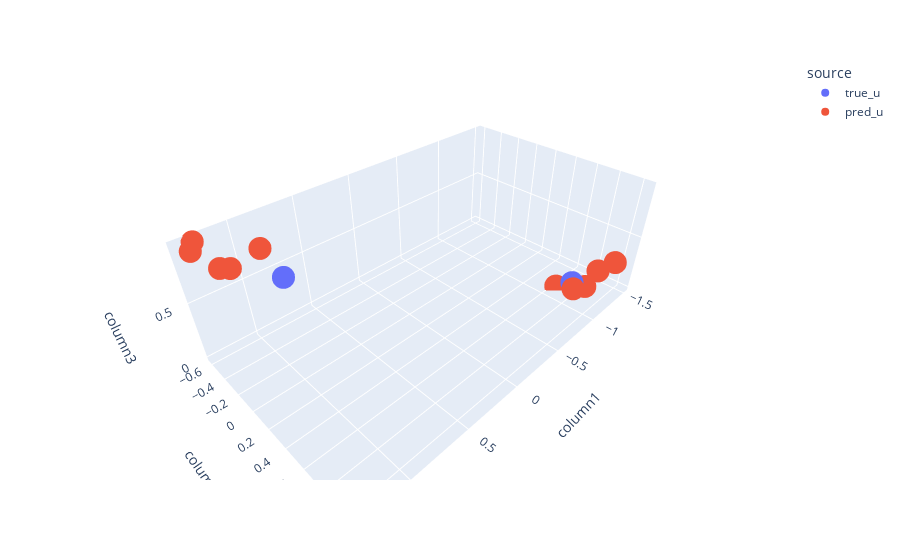

Here is the notebook cell this chart was saved with:
### Code cell
plot3d_u(normal_dataset.U, learner.us.detach().numpy())

### Figure 1 — Plotly figure (JSON) as saved in the notebook; plotly's stock layout.template omitted (floating-point values rounded to 4 significant figures)
{"data": [{"hovertemplate": "source=true_u<br>column1=%{x}<br>column2=%{y}<br>column3=%{z}<extra></extra>", "legendgroup": "true_u", "marker": {"color": "#636efa", "symbol": "circle"}, "mode": "markers", "name": "true_u", "scene": "scene", "showlegend": true, "type": "scatter3d", "x": [-1.087, -1.087, -1.087, 0.7925, 0.7925, 0.7925, -1.087, 0.7925, 0.7925, -1.087], "y": [0.8092, 0.8092, 0.8092, -0.4519, -0.4519, -0.4519, 0.8092, -0.4519, -0.4519, 0.8092], "z": [0.1438, 0.1438, 0.1438, 0.5162, 0.5162, 0.5162, 0.1438, 0.5162, 0.5162, 0.1438]}, {"hovertemplate": "source=pred_u<br>column1=%{x}<br>column2=%{y}<br>column3=%{z}<extra></extra>", "legendgroup": "pred_u", "marker": {"color": "#EF553B", "symbol": "circle"}, "mode": "markers", "name": "pred_u", "scene": "scene", "showlegend": true, "type": "scatter3d", "x": [-1.477, -1.184, -1.287, 0.9151, 1.108, 1.264, -1.066, 1.171, 1.31, -1.132], "y": [0.8363, 0.8814, 1.044, -0.444, -0.5346, -0.6097, 0.8397, -0.5448, -0.5455, 0.6441], "z": [0.08125, 0.09065, 0.362, 0.8219, 0.7089, 0.9553, 0.1065, 0.7357, 0.9339, -0.004211]}], "layout": {"legend": {"title": {"text": "source"}, "tracegroupgap": 0}, "margin": {"t": 60}, "scene": {"domain": {"x": [0, 1], "y": [0, 1]}, "xaxis": {"title": {"text": "column1"}}, "yaxis": {"title": {"text": "column2"}}, "zaxis": {"title": {"text": "column3"}}}}}
